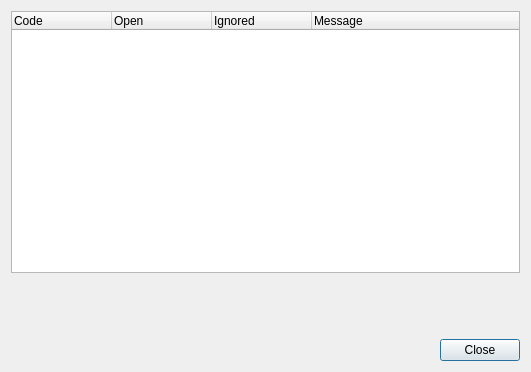
<?xml version="1.0" encoding="UTF-8"?>
<ui version="4.0">
 <class>DocStyleStatisticsDialog</class>
 <widget class="QDialog" name="DocStyleStatisticsDialog">
  <property name="geometry">
   <rect>
    <x>0</x>
    <y>0</y>
    <width>531</width>
    <height>372</height>
   </rect>
  </property>
  <property name="windowTitle">
   <string>Documentation Style Checker Statistics</string>
  </property>
  <layout class="QVBoxLayout" name="verticalLayout">
   <item>
    <widget class="QTreeWidget" name="statisticsList">
     <property name="alternatingRowColors">
      <bool>true</bool>
     </property>
     <property name="rootIsDecorated">
      <bool>false</bool>
     </property>
     <property name="wordWrap">
      <bool>true</bool>
     </property>
     <column>
      <property name="text">
       <string>Code</string>
      </property>
     </column>
     <column>
      <property name="text">
       <string>Open</string>
      </property>
     </column>
     <column>
      <property name="text">
       <string>Ignored</string>
      </property>
     </column>
     <column>
      <property name="text">
       <string>Message</string>
      </property>
     </column>
    </widget>
   </item>
   <item>
    <layout class="QGridLayout" name="gridLayout">
     <item row="0" column="0">
      <widget class="QLabel" name="filesChecked"/>
     </item>
     <item row="0" column="1">
      <widget class="QLabel" name="filesIssues"/>
     </item>
     <item row="1" column="0">
      <widget class="QLabel" name="totalIssues"/>
     </item>
     <item row="1" column="1">
      <widget class="QLabel" name="ignoredIssues"/>
     </item>
     <item row="2" column="0">
      <widget class="QLabel" name="fixedIssues"/>
     </item>
    </layout>
   </item>
   <item>
    <widget class="QDialogButtonBox" name="buttonBox">
     <property name="orientation">
      <enum>Qt::Orientation::Horizontal</enum>
     </property>
     <property name="standardButtons">
      <set>QDialogButtonBox::StandardButton::Close</set>
     </property>
    </widget>
   </item>
  </layout>
 </widget>
 <tabstops>
  <tabstop>statisticsList</tabstop>
  <tabstop>buttonBox</tabstop>
 </tabstops>
 <resources/>
 <connections>
  <connection>
   <sender>buttonBox</sender>
   <signal>accepted()</signal>
   <receiver>DocStyleStatisticsDialog</receiver>
   <slot>accept()</slot>
   <hints>
    <hint type="sourcelabel">
     <x>248</x>
     <y>254</y>
    </hint>
    <hint type="destinationlabel">
     <x>157</x>
     <y>274</y>
    </hint>
   </hints>
  </connection>
  <connection>
   <sender>buttonBox</sender>
   <signal>rejected()</signal>
   <receiver>DocStyleStatisticsDialog</receiver>
   <slot>reject()</slot>
   <hints>
    <hint type="sourcelabel">
     <x>316</x>
     <y>260</y>
    </hint>
    <hint type="destinationlabel">
     <x>286</x>
     <y>274</y>
    </hint>
   </hints>
  </connection>
 </connections>
</ui>
